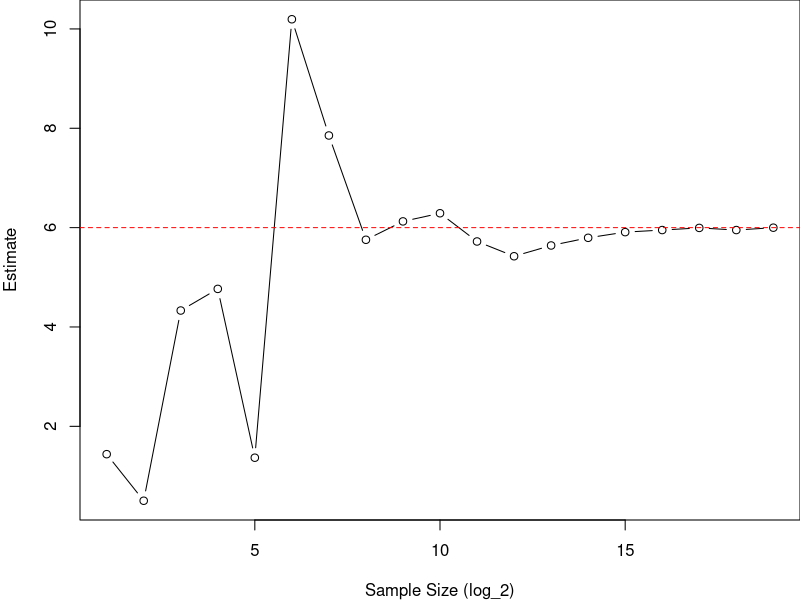
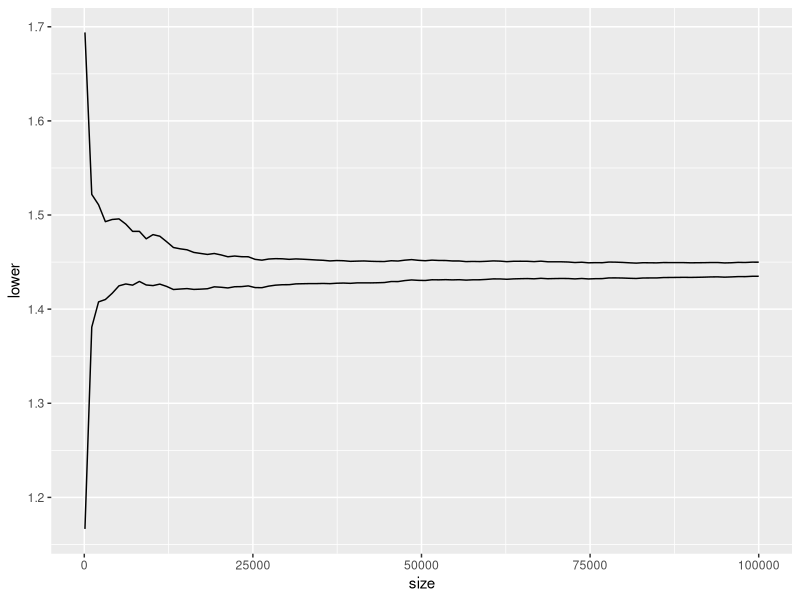
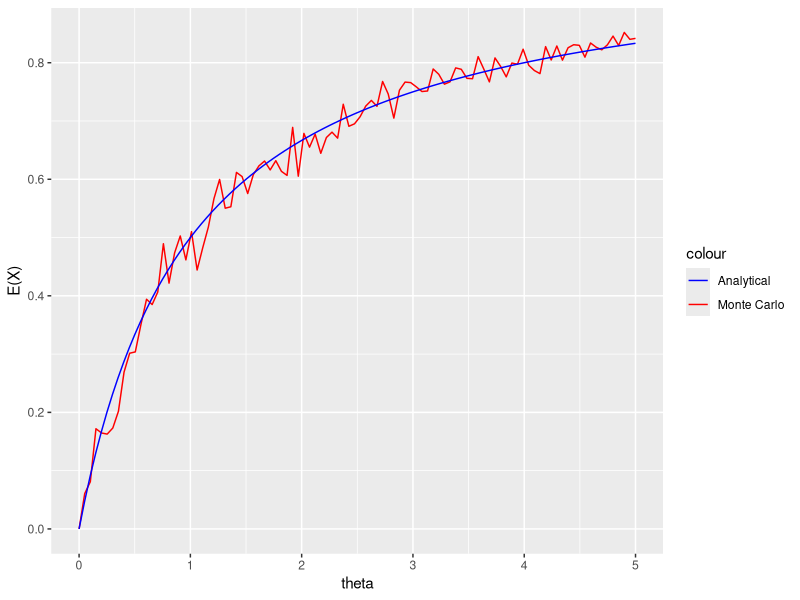
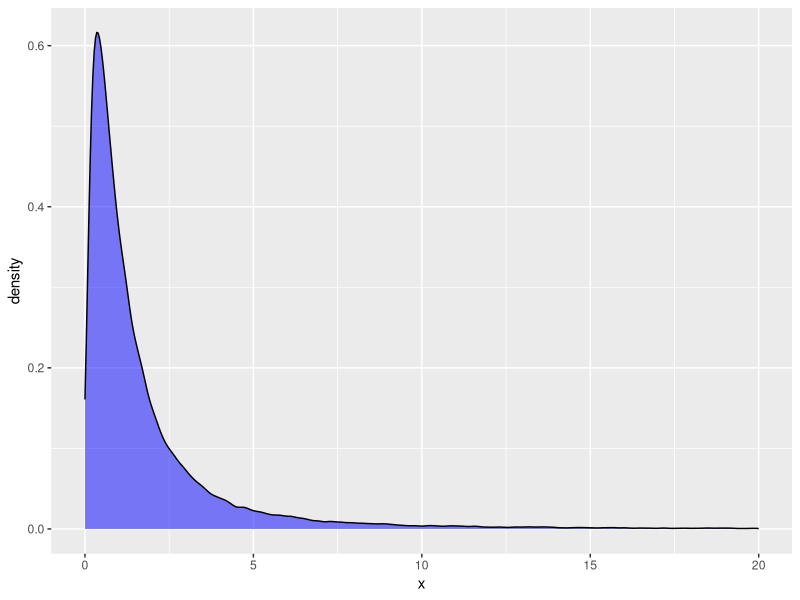
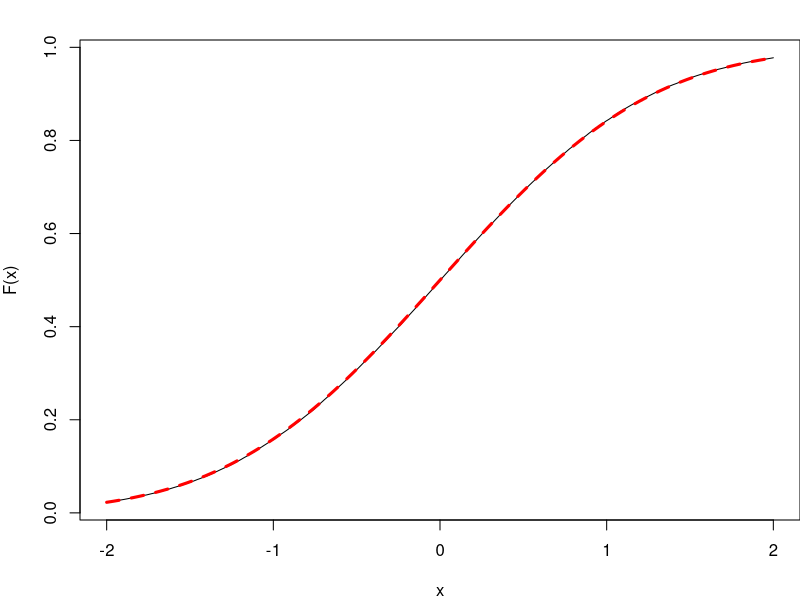
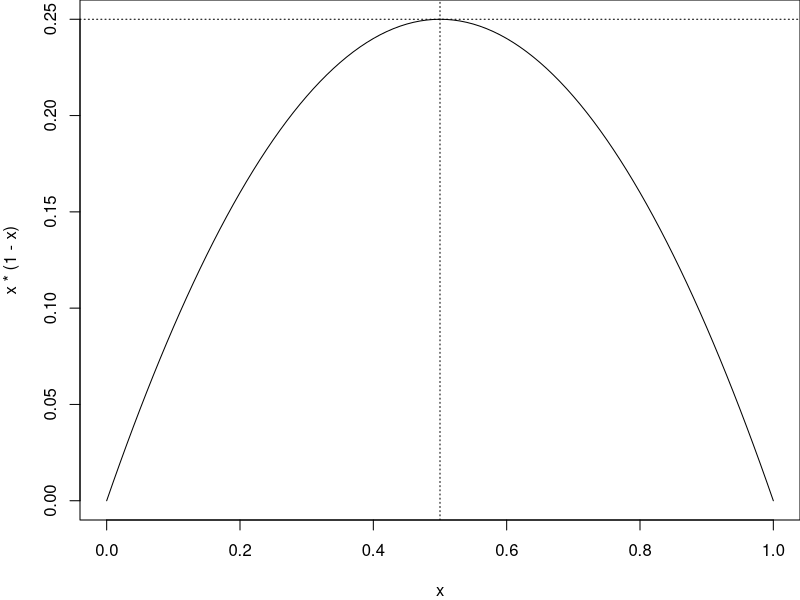

These figures' R source, in order:
### R code from vignette source '/Users/mark/Documents/Professional/Teaching/sjtu/stats406-summer2021/lectures/week02/week02_monte_carlo_integration/lecture-core.Rnw'

###################################################
### code chunk number 1: lecture-core.Rnw:52-56
###################################################
options(width = 60, digits = 4)
set.seed(49482)
library(tidyverse)
library(ggplot2)


###################################################
### code chunk number 2: lecture-core.Rnw:136-138
###################################################
g <- function(u) { log(1/u)^3 }
mean(g(runif(1000000)))
g(runif(1000000))


###################################################
### code chunk number 3: lecture-core.Rnw:178-179
###################################################
set.seed(393921292)


###################################################
### code chunk number 4: lecture-core.Rnw:183-187
###################################################
g <- function(x) {
  1/(2^x)
}
h <- function(x) { g(x) / dexp(x) } ## R's exp. density function


###################################################
### code chunk number 5: lecture-core.Rnw:190-193
###################################################
k <- 100000
hX <- h(rexp(k))
mean(hX)


###################################################
### code chunk number 6: lecture-core.Rnw:196-197
###################################################
1/log(2)


###################################################
### code chunk number 7: lecture-core.Rnw:232-234
###################################################
g <- function(u) { log(1/u)^3 }
ms <- map_dbl(2:20, ~ mean(g(runif(2^.x))))


###################################################
### code chunk number 8: lecture-core.Rnw:237-240
###################################################
par(mar = c(4,4,0,0))
plot(ms, xlab = "Sample Size (log_2)", ylab = "Estimate", type = 'b')
abline(h = 6, col ="red", lty = 2)


###################################################
### code chunk number 9: lecture-core.Rnw:280-281
###################################################
mean(hX)


###################################################
### code chunk number 10: lecture-core.Rnw:285-287
###################################################
## t.test will do other things, we only need the conf.int
t.test(hX, conf.level = 0.999)$conf.int 


###################################################
### code chunk number 11: lecture-core.Rnw:292-298
###################################################
js <- seq(100, length(hX), length.out = 100) %>% round
cis <- sapply(js, function(j) { t.test(hX[1:j], conf.level = 0.999)$conf.int})
tmp <- data.frame(t(cis))
colnames(tmp) <- c("lower", "upper")
tmp$size <- js
ggplot(tmp, aes(x = size)) + geom_line(aes(y = lower)) + geom_line(aes(y = upper))


###################################################
### code chunk number 12: lecture-core.Rnw:329-332
###################################################
k <- 100 ## intentionally small sample!
thetas <- seq(0, 5, length.out = 100)
estimated_means <- map_dbl(thetas, ~ mean(rbeta(k, .x, 1)))


###################################################
### code chunk number 13: lecture-core.Rnw:334-340
###################################################
df <- data.frame(x = thetas, y = estimated_means)
ggplot(df, aes(x = x, y = y)) + 
    geom_line(mapping = aes(color = "Monte Carlo")) +
    stat_function(fun = function (x) { x / (1 + x)}, mapping = aes(color = "Analytical")) +
    scale_color_manual(values = c("blue", "red")) +
    labs(x = "theta", y = "E(X)")


###################################################
### code chunk number 14: lecture-core.Rnw:351-354
###################################################
k <- 100000
x <- rbeta(k, 2, 2)
y <- x / (1 - x)


###################################################
### code chunk number 15: lecture-core.Rnw:361-362
###################################################
ggplot(data.frame(x = y), aes(x = x)) + geom_density(fill = "blue", alpha = 0.5) + lims(x = c(0, 20))


###################################################
### code chunk number 16: lecture-core.Rnw:367-370
###################################################

mean(y) ## should be about 2 / (2 - 1) = 2
t.test(y)$conf.int


###################################################
### code chunk number 17: lecture-core.Rnw:389-392
###################################################
f <- function(x) { 1 / (x * sqrt(2 * pi)) * exp(- log(x)^2 / 2)}
gW <- 1.25 * f(runif(10e6, min = 0, max = 1.25))
mean(gW)


###################################################
### code chunk number 18: lecture-core.Rnw:395-396
###################################################
plnorm(1.25)


###################################################
### code chunk number 19: lecture-core.Rnw:402-403
###################################################
mean(gW)


###################################################
### code chunk number 20: lecture-core.Rnw:406-407
###################################################
t.test(gW, conf.level = 0.99)$conf.int


###################################################
### code chunk number 21: lecture-core.Rnw:471-473
###################################################
xs <- rnorm(1e5)
mean(xs <= 1.96)


###################################################
### code chunk number 22: lecture-core.Rnw:480-484
###################################################
par(mar = c(4, 4, 2, 0))
grid <- seq(-2, 2, length.out = 200)
plot(grid, sapply(grid, function(g) { mean(xs <= g)}), type = 'l', xlab = "x", ylab = "F(x)")
curve(pnorm(x), add = TRUE, col = "red", lty = 2, lwd = 3)


###################################################
### code chunk number 23: lecture-core.Rnw:506-509
###################################################
xs <- exp(rnorm(10e6)) ## rnorm gives random N(0,1)
mean(xs <= 1.25)
binom.test(sum(xs <= 1.25), n = length(xs))$conf.int


###################################################
### code chunk number 24: lecture-core.Rnw:542-546
###################################################
par(mar = c(4,4,0,0))
curve(x * (1 - x), from = 0, to = 1)
abline(v = 0.5, lty = 3)
abline(h = 0.25, lty = 3)


###################################################
### code chunk number 25: lecture-core.Rnw:552-553
###################################################
(targetN <- 4 * qnorm(0.975)^2 * 0.25 / 0.001^2)


###################################################
### code chunk number 26: lecture-core.Rnw:556-559
###################################################
gxs <- rnorm(targetN) <= 1.96
(ci <- t.test(gxs, conf.level = 0.95)$conf.int)
diff(ci)


###################################################
### code chunk number 27: lecture-core.Rnw:570-571
###################################################
hY <- exp(rnorm(10e6)) <= 1.25


###################################################
### code chunk number 28: lecture-core.Rnw:573-575
###################################################
c(mean(gW), var(gW)) # based on f(runif(10e6, max = 1.25))
c(mean(hY), var(hY)) # based on exp(rnorm(10e6)) <= 1.25


###################################################
### code chunk number 29: lecture-core.Rnw:587-590
###################################################
x <- rpois(10e6, lambda = 2) %% 2 == 0 # Vectorized computation
mean(x)
t.test(x)$conf.int


